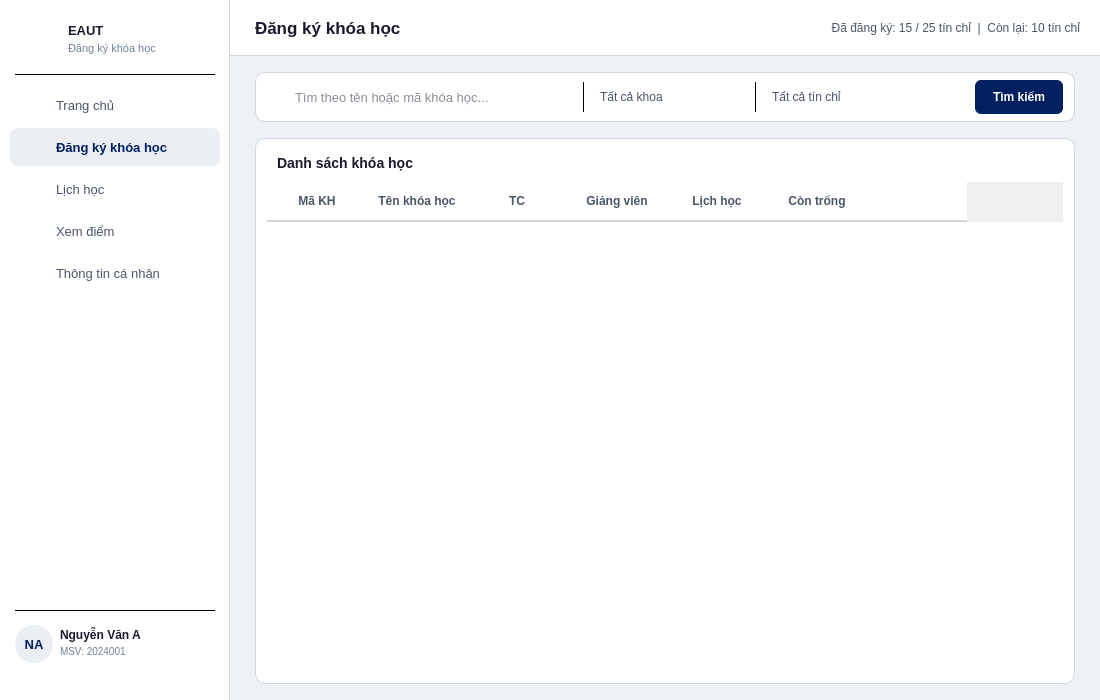
<?xml version="1.0" encoding="UTF-8"?>
<ui version="4.0">
 <class>RegisterCourse</class>
 <widget class="QWidget" name="RegisterCourse">
  <property name="geometry"><rect><x>0</x><y>0</y><width>1100</width><height>700</height></rect></property>
  <property name="minimumSize"><size><width>1100</width><height>700</height></size></property>
  <property name="windowTitle"><string>EAUT - Đăng ký khóa học</string></property>
  <property name="styleSheet"><string notr="true">QWidget#RegisterCourse { background: #edf2f7; }</string></property>

  <!-- SIDEBAR - giong dashboard -->
  <widget class="QFrame" name="sidebar">
   <property name="geometry"><rect><x>0</x><y>0</y><width>230</width><height>700</height></rect></property>
   <property name="styleSheet"><string notr="true">QFrame#sidebar { background: #ffffff; border-right: 1px solid #d2d6dc; }</string></property>
   <property name="frameShape"><enum>QFrame::NoFrame</enum></property>

   <widget class="QLabel" name="lblSidebarLogo">
    <property name="geometry"><rect><x>20</x><y>20</y><width>42</width><height>42</height></rect></property>
    <property name="styleSheet"><string notr="true">background: transparent;</string></property>
    <property name="text"><string/></property>
    <property name="scaledContents"><bool>true</bool></property>
   </widget>
   <widget class="QLabel" name="lblSidebarSchool">
    <property name="geometry"><rect><x>68</x><y>20</y><width>150</width><height>20</height></rect></property>
    <property name="styleSheet"><string notr="true">color: #1a1a2e; font-size: 13px; font-weight: bold; background: transparent;</string></property>
    <property name="text"><string>EAUT</string></property>
   </widget>
   <widget class="QLabel" name="lblSidebarSub">
    <property name="geometry"><rect><x>68</x><y>40</y><width>150</width><height>16</height></rect></property>
    <property name="styleSheet"><string notr="true">color: #718096; font-size: 11px; background: transparent;</string></property>
    <property name="text"><string>Đăng ký khóa học</string></property>
   </widget>
   <widget class="QFrame" name="sepTop">
    <property name="geometry"><rect><x>15</x><y>74</y><width>200</width><height>1</height></rect></property>
    <property name="styleSheet"><string notr="true">background: #d2d6dc;</string></property>
    <property name="frameShape"><enum>QFrame::HLine</enum></property>
   </widget>

   <widget class="QLabel" name="iconHome"><property name="geometry"><rect><x>24</x><y>95</y><width>18</width><height>18</height></rect></property><property name="styleSheet"><string notr="true">background: transparent;</string></property><property name="text"><string/></property><property name="scaledContents"><bool>true</bool></property></widget>
   <widget class="QPushButton" name="btnHome"><property name="geometry"><rect><x>10</x><y>86</y><width>210</width><height>38</height></rect></property><property name="styleSheet"><string notr="true">QPushButton { background: transparent; color: #4a5568; border: none; border-radius: 8px; text-align: left; padding-left: 46px; font-size: 13px; } QPushButton:hover { background: #edf2f7; }</string></property><property name="text"><string>Trang chủ</string></property><property name="cursor"><cursorShape>PointingHandCursor</cursorShape></property></widget>

   <widget class="QLabel" name="iconRegister"><property name="geometry"><rect><x>24</x><y>137</y><width>18</width><height>18</height></rect></property><property name="styleSheet"><string notr="true">background: transparent;</string></property><property name="text"><string/></property><property name="scaledContents"><bool>true</bool></property></widget>
   <widget class="QPushButton" name="btnRegister"><property name="geometry"><rect><x>10</x><y>128</y><width>210</width><height>38</height></rect></property><property name="styleSheet"><string notr="true">QPushButton { background: rgba(0,32,96,0.08); color: #002060; border: none; border-radius: 8px; text-align: left; padding-left: 46px; font-size: 13px; font-weight: bold; }</string></property><property name="text"><string>Đăng ký khóa học</string></property><property name="cursor"><cursorShape>PointingHandCursor</cursorShape></property></widget>
   <widget class="QLabel" name="iconRegister"><property name="geometry"><rect><x>24</x><y>137</y><width>18</width><height>18</height></rect></property><property name="styleSheet"><string notr="true">background: transparent;</string></property><property name="text"><string/></property><property name="scaledContents"><bool>true</bool></property></widget>

   <widget class="QLabel" name="iconSchedule"><property name="geometry"><rect><x>24</x><y>179</y><width>18</width><height>18</height></rect></property><property name="styleSheet"><string notr="true">background: transparent;</string></property><property name="text"><string/></property><property name="scaledContents"><bool>true</bool></property></widget>
   <widget class="QPushButton" name="btnSchedule"><property name="geometry"><rect><x>10</x><y>170</y><width>210</width><height>38</height></rect></property><property name="styleSheet"><string notr="true">QPushButton { background: transparent; color: #4a5568; border: none; border-radius: 8px; text-align: left; padding-left: 46px; font-size: 13px; } QPushButton:hover { background: #edf2f7; }</string></property><property name="text"><string>Lịch học</string></property><property name="cursor"><cursorShape>PointingHandCursor</cursorShape></property></widget>

   <widget class="QLabel" name="iconGrades"><property name="geometry"><rect><x>24</x><y>221</y><width>18</width><height>18</height></rect></property><property name="styleSheet"><string notr="true">background: transparent;</string></property><property name="text"><string/></property><property name="scaledContents"><bool>true</bool></property></widget>
   <widget class="QPushButton" name="btnGrades"><property name="geometry"><rect><x>10</x><y>212</y><width>210</width><height>38</height></rect></property><property name="styleSheet"><string notr="true">QPushButton { background: transparent; color: #4a5568; border: none; border-radius: 8px; text-align: left; padding-left: 46px; font-size: 13px; } QPushButton:hover { background: #edf2f7; }</string></property><property name="text"><string>Xem điểm</string></property><property name="cursor"><cursorShape>PointingHandCursor</cursorShape></property></widget>

   <widget class="QLabel" name="iconProfile"><property name="geometry"><rect><x>24</x><y>263</y><width>18</width><height>18</height></rect></property><property name="styleSheet"><string notr="true">background: transparent;</string></property><property name="text"><string/></property><property name="scaledContents"><bool>true</bool></property></widget>
   <widget class="QPushButton" name="btnProfile"><property name="geometry"><rect><x>10</x><y>254</y><width>210</width><height>38</height></rect></property><property name="styleSheet"><string notr="true">QPushButton { background: transparent; color: #4a5568; border: none; border-radius: 8px; text-align: left; padding-left: 46px; font-size: 13px; } QPushButton:hover { background: #edf2f7; }</string></property><property name="text"><string>Thông tin cá nhân</string></property><property name="cursor"><cursorShape>PointingHandCursor</cursorShape></property></widget>

   <widget class="QFrame" name="sepBottom"><property name="geometry"><rect><x>15</x><y>610</y><width>200</width><height>1</height></rect></property><property name="styleSheet"><string notr="true">background: #d2d6dc;</string></property><property name="frameShape"><enum>QFrame::HLine</enum></property></widget>
   <widget class="QLabel" name="lblAvatar"><property name="geometry"><rect><x>15</x><y>625</y><width>38</width><height>38</height></rect></property><property name="styleSheet"><string notr="true">background: rgba(0,32,96,0.08); border-radius: 19px; color: #002060; font-size: 13px; font-weight: bold;</string></property><property name="text"><string>NA</string></property><property name="alignment"><set>Qt::AlignCenter</set></property></widget>
   <widget class="QLabel" name="lblStudentName"><property name="geometry"><rect><x>60</x><y>626</y><width>110</width><height>17</height></rect></property><property name="styleSheet"><string notr="true">color: #1a1a2e; font-size: 12px; font-weight: bold; background: transparent;</string></property><property name="text"><string>Nguyễn Văn A</string></property></widget>
   <widget class="QLabel" name="lblStudentId"><property name="geometry"><rect><x>60</x><y>644</y><width>110</width><height>15</height></rect></property><property name="styleSheet"><string notr="true">color: #718096; font-size: 10px; background: transparent;</string></property><property name="text"><string>MSV: 2024001</string></property></widget>
   <widget class="QLabel" name="iconLogout"><property name="geometry"><rect><x>191</x><y>635</y><width>18</width><height>18</height></rect></property><property name="styleSheet"><string notr="true">background: transparent;</string></property><property name="text"><string/></property><property name="scaledContents"><bool>true</bool></property></widget>
   <widget class="QPushButton" name="btnLogout"><property name="geometry"><rect><x>183</x><y>627</y><width>34</width><height>34</height></rect></property><property name="styleSheet"><string notr="true">QPushButton { background: transparent; border: none; } QPushButton:hover { background: #fce8e6; border-radius: 8px; }</string></property><property name="text"><string/></property><property name="cursor"><cursorShape>PointingHandCursor</cursorShape></property><property name="toolTip"><string>Đăng xuất</string></property></widget>
  </widget>

  <!-- CONTENT -->
  <widget class="QFrame" name="contentArea">
   <property name="geometry"><rect><x>230</x><y>0</y><width>870</width><height>700</height></rect></property>
   <property name="styleSheet"><string notr="true">QFrame#contentArea { background: #edf2f7; border: none; }</string></property>
   <property name="frameShape"><enum>QFrame::NoFrame</enum></property>

   <!-- Header -->
   <widget class="QFrame" name="headerBar">
    <property name="geometry"><rect><x>0</x><y>0</y><width>870</width><height>56</height></rect></property>
    <property name="styleSheet"><string notr="true">QFrame#headerBar { background: white; border-bottom: 1px solid #d2d6dc; }</string></property>
    <property name="frameShape"><enum>QFrame::NoFrame</enum></property>
    <widget class="QLabel" name="lblPageTitle">
     <property name="geometry"><rect><x>25</x><y>0</y><width>300</width><height>56</height></rect></property>
     <property name="styleSheet"><string notr="true">color: #1a1a2e; font-size: 17px; font-weight: bold; background: transparent;</string></property>
     <property name="text"><string>Đăng ký khóa học</string></property>
     <property name="alignment"><set>Qt::AlignLeft|Qt::AlignVCenter</set></property>
    </widget>
    <widget class="QLabel" name="lblCreditsInfo">
     <property name="geometry"><rect><x>450</x><y>0</y><width>400</width><height>56</height></rect></property>
     <property name="styleSheet"><string notr="true">color: #4a5568; font-size: 12px; background: transparent;</string></property>
     <property name="text"><string>Đã đăng ký: 15 / 25 tín chỉ  |  Còn lại: 10 tín chỉ</string></property>
     <property name="alignment"><set>Qt::AlignRight|Qt::AlignVCenter</set></property>
    </widget>
   </widget>

   <!-- Tim kiem + bo loc -->
   <widget class="QFrame" name="filterBar">
    <property name="geometry"><rect><x>25</x><y>72</y><width>820</width><height>50</height></rect></property>
    <property name="styleSheet"><string notr="true">QFrame#filterBar { background: white; border: 1px solid #d2d6dc; border-radius: 10px; }</string></property>
    <property name="frameShape"><enum>QFrame::NoFrame</enum></property>

    <widget class="QLabel" name="iconSearch">
     <property name="geometry"><rect><x>14</x><y>16</y><width>18</width><height>18</height></rect></property>
     <property name="styleSheet"><string notr="true">background: transparent;</string></property>
     <property name="text"><string/></property>
     <property name="scaledContents"><bool>true</bool></property>
    </widget>
    <widget class="QLineEdit" name="txtSearch">
     <property name="geometry"><rect><x>38</x><y>8</y><width>280</width><height>34</height></rect></property>
     <property name="styleSheet"><string notr="true">QLineEdit { border: none; font-size: 13px; background: transparent; color: #1a1a2e; }</string></property>
     <property name="placeholderText"><string>Tìm theo tên hoặc mã khóa học...</string></property>
    </widget>

    <!-- Duong ke doc -->
    <widget class="QFrame" name="sepFilter1">
     <property name="geometry"><rect><x>328</x><y>10</y><width>1</width><height>30</height></rect></property>
     <property name="styleSheet"><string notr="true">background: #d2d6dc;</string></property>
     <property name="frameShape"><enum>QFrame::VLine</enum></property>
    </widget>

    <widget class="QComboBox" name="cboKhoa">
     <property name="geometry"><rect><x>340</x><y>8</y><width>150</width><height>34</height></rect></property>
     <property name="styleSheet"><string notr="true">QComboBox { border: none; font-size: 12px; background: transparent; color: #4a5568; padding-left: 5px; } QComboBox::drop-down { border: none; }</string></property>
     <item><property name="text"><string>Tất cả khoa</string></property></item>
     <item><property name="text"><string>Công nghệ thông tin</string></property></item>
     <item><property name="text"><string>Toán</string></property></item>
     <item><property name="text"><string>Ngoại ngữ</string></property></item>
    </widget>

    <widget class="QFrame" name="sepFilter2">
     <property name="geometry"><rect><x>500</x><y>10</y><width>1</width><height>30</height></rect></property>
     <property name="styleSheet"><string notr="true">background: #d2d6dc;</string></property>
     <property name="frameShape"><enum>QFrame::VLine</enum></property>
    </widget>

    <widget class="QComboBox" name="cboTinChi">
     <property name="geometry"><rect><x>512</x><y>8</y><width>120</width><height>34</height></rect></property>
     <property name="styleSheet"><string notr="true">QComboBox { border: none; font-size: 12px; background: transparent; color: #4a5568; padding-left: 5px; } QComboBox::drop-down { border: none; }</string></property>
     <item><property name="text"><string>Tất cả tín chỉ</string></property></item>
     <item><property name="text"><string>2 tín chỉ</string></property></item>
     <item><property name="text"><string>3 tín chỉ</string></property></item>
     <item><property name="text"><string>4 tín chỉ</string></property></item>
    </widget>

    <widget class="QPushButton" name="btnSearch">
     <property name="geometry"><rect><x>720</x><y>8</y><width>88</width><height>34</height></rect></property>
     <property name="styleSheet">
      <string notr="true">
       QPushButton { background: #002060; color: white; border: none; border-radius: 6px; font-size: 12px; font-weight: bold; }
       QPushButton:hover { background: #001a4d; }
      </string>
     </property>
     <property name="text"><string>Tìm kiếm</string></property>
     <property name="cursor"><cursorShape>PointingHandCursor</cursorShape></property>
    </widget>
   </widget>

   <!-- Bang khoa hoc -->
   <widget class="QFrame" name="tableFrame">
    <property name="geometry"><rect><x>25</x><y>138</y><width>820</width><height>546</height></rect></property>
    <property name="styleSheet"><string notr="true">QFrame#tableFrame { background: white; border: 1px solid #d2d6dc; border-radius: 10px; }</string></property>
    <property name="frameShape"><enum>QFrame::NoFrame</enum></property>

    <widget class="QLabel" name="lblTableTitle">
     <property name="geometry"><rect><x>22</x><y>14</y><width>300</width><height>22</height></rect></property>
     <property name="styleSheet"><string notr="true">color: #1a1a2e; font-size: 14px; font-weight: bold; background: transparent;</string></property>
     <property name="text"><string>Danh sách khóa học</string></property>
    </widget>

    <widget class="QTableWidget" name="tblCourses">
     <property name="geometry"><rect><x>12</x><y>44</y><width>796</width><height>490</height></rect></property>
     <property name="styleSheet">
      <string notr="true">
       QTableWidget { border: none; font-size: 12px; background: white; alternate-background-color: #f7fafc; selection-background-color: rgba(0,32,96,0.08); selection-color: #002060; }
       QTableWidget::item { padding: 8px; border-bottom: 1px solid #edf2f7; }
       QHeaderView::section { background: white; color: #4a5568; font-weight: bold; padding: 10px 8px; border: none; border-bottom: 2px solid #d2d6dc; font-size: 12px; }
      </string>
     </property>
     <property name="alternatingRowColors"><bool>true</bool></property>
     <property name="selectionBehavior"><enum>QAbstractItemView::SelectRows</enum></property>
     <property name="editTriggers"><set>QAbstractItemView::NoEditTriggers</set></property>
     <property name="showGrid"><bool>false</bool></property>
     <property name="columnCount"><number>7</number></property>
     <column><property name="text"><string>Mã KH</string></property></column>
     <column><property name="text"><string>Tên khóa học</string></property></column>
     <column><property name="text"><string>TC</string></property></column>
     <column><property name="text"><string>Giảng viên</string></property></column>
     <column><property name="text"><string>Lịch học</string></property></column>
     <column><property name="text"><string>Còn trống</string></property></column>
     <column><property name="text"><string></string></property></column>
    </widget>
   </widget>
  </widget>
 </widget>
 <resources/>
 <connections/>
</ui>
